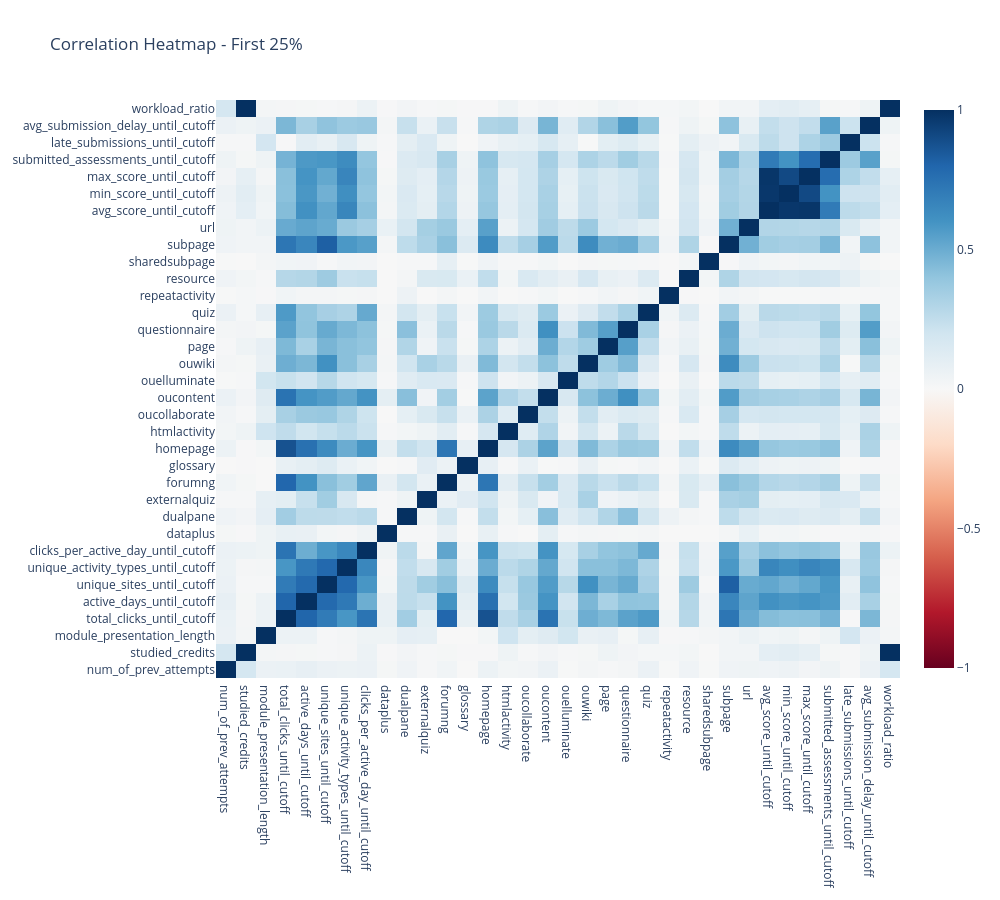

This figure's notebook cell:
### Code cell
import plotly.graph_objects as go

fig = go.Figure(
    data=go.Heatmap(
        z=corr_matrix_25.values,
        x=corr_matrix_25.columns,
        y=corr_matrix_25.columns,
        colorscale="RdBu",
        zmin=-1,
        zmax=1
    )
)

fig.update_layout(
    title="Correlation Heatmap - First 25%",
    width=1000,
    height=900
)

fig.show()

### Figure 1 — Plotly figure (JSON) as saved in the notebook; plotly's stock layout.template omitted (floating-point values rounded to 4 significant figures; data arrays with more than 128 entries replaced by an {"elided": "..."} marker saying what was removed)
{"data": [{"colorscale": [[0, "rgb(103,0,31)"], [0.1, "rgb(178,24,43)"], [0.2, "rgb(214,96,77)"], [0.3, "rgb(244,165,130)"], [0.4, "rgb(253,219,199)"], [0.5, "rgb(247,247,247)"], [0.6, "rgb(209,229,240)"], [0.7, "rgb(146,197,222)"], [0.8, "rgb(67,147,195)"], [0.9, "rgb(33,102,172)"], [1, "rgb(5,48,97)"]], "type": "heatmap", "x": ["num_of_prev_attempts", "studied_credits", "module_presentation_length", "total_clicks_until_cutoff", "active_days_until_cutoff", "unique_sites_until_cutoff", "unique_activity_types_until_cutoff", "clicks_per_active_day_until_cutoff", "dataplus", "dualpane", "externalquiz", "forumng", "glossary", "homepage", "htmlactivity", "oucollaborate", "oucontent", "ouelluminate", "ouwiki", "page", "questionnaire", "quiz", "repeatactivity", "resource", "sharedsubpage", "subpage", "url", "avg_score_until_cutoff", "min_score_until_cutoff", "max_score_until_cutoff", "submitted_assessments_until_cutoff", "late_submissions_until_cutoff", "avg_submission_delay_until_cutoff", "workload_ratio"], "y": ["num_of_prev_attempts", "studied_credits", "module_presentation_length", "total_clicks_until_cutoff", "active_days_until_cutoff", "unique_sites_until_cutoff", "unique_activity_types_until_cutoff", "clicks_per_active_day_until_cutoff", "dataplus", "dualpane", "externalquiz", "forumng", "glossary", "homepage", "htmlactivity", "oucollaborate", "oucontent", "ouelluminate", "ouwiki", "page", "questionnaire", "quiz", "repeatactivity", "resource", "sharedsubpage", "subpage", "url", "avg_score_until_cutoff", "min_score_until_cutoff", "max_score_until_cutoff", "submitted_assessments_until_cutoff", "late_submissions_until_cutoff", "avg_submission_delay_until_cutoff", "workload_ratio"], "z": {"elided": "34x34 float values"}, "zmax": 1, "zmin": -1}], "layout": {"height": 900, "title": {"text": "Correlation Heatmap - First 25%"}, "width": 1000}}
